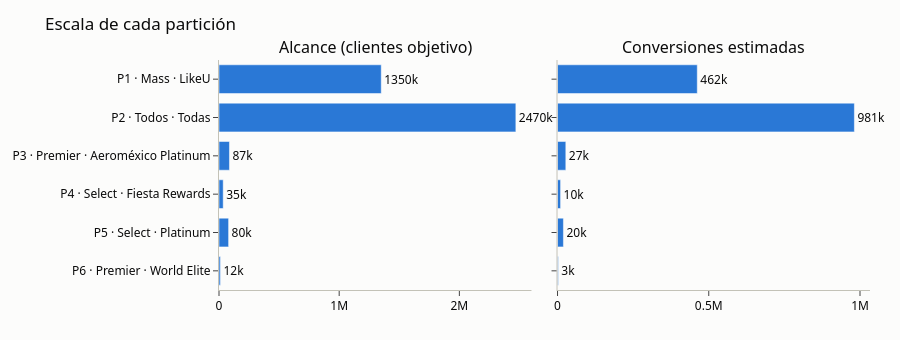

This figure's notebook cell:
### Code cell
fig = make_subplots(rows=1, cols=2, shared_yaxes=True, horizontal_spacing=0.04,
                    subplot_titles=["Alcance (clientes objetivo)", "Conversiones estimadas"])
for i, col in enumerate(["alcance", "conversiones_est"], start=1):
    fig.add_bar(y=r.etq, x=r[col], orientation="h", marker_color=PAL[0], showlegend=False,
                text=(r[col] / 1e3).round(0).astype(int).astype(str) + "k", textposition="outside", cliponaxis=False,
                hovertemplate="%{y}<br>%{x:,.0f}<extra></extra>", row=1, col=i)
fig.update_yaxes(autorange="reversed")
fig.update_layout(height=340, title="Escala de cada partición")
fig.show()

### Figure 1 — Plotly figure (JSON) as saved in the notebook; plotly's stock layout.template omitted (floating-point values rounded to 4 significant figures)
{"data": [{"cliponaxis": false, "hovertemplate": "%{y}<br>%{x:,.0f}<extra></extra>", "marker": {"color": "#2a78d6"}, "orientation": "h", "showlegend": false, "text": ["1350k", "2470k", "87k", "35k", "80k", "12k"], "textposition": "outside", "type": "bar", "x": [1350000.0, 2470000.0, 87000.0, 35000.0, 80000.0, 12000.0], "xaxis": "x", "y": ["P1 · Mass · LikeU", "P2 · Todos · Todas", "P3 · Premier · Aeroméxico Platinum", "P4 · Select · Fiesta Rewards", "P5 · Select · Platinum", "P6 · Premier · World Elite"], "yaxis": "y"}, {"cliponaxis": false, "hovertemplate": "%{y}<br>%{x:,.0f}<extra></extra>", "marker": {"color": "#2a78d6"}, "orientation": "h", "showlegend": false, "text": ["462k", "981k", "27k", "10k", "20k", "3k"], "textposition": "outside", "type": "bar", "x": [462000.0, 981400.0, 27450.0, 10150.0, 19520.0, 2640.0], "xaxis": "x2", "y": ["P1 · Mass · LikeU", "P2 · Todos · Todas", "P3 · Premier · Aeroméxico Platinum", "P4 · Select · Fiesta Rewards", "P5 · Select · Platinum", "P6 · Premier · World Elite"], "yaxis": "y2"}], "layout": {"annotations": [{"font": {"size": 16}, "showarrow": false, "text": "Alcance (clientes objetivo)", "x": 0.24, "xanchor": "center", "xref": "paper", "y": 1.0, "yanchor": "bottom", "yref": "paper"}, {"font": {"size": 16}, "showarrow": false, "text": "Conversiones estimadas", "x": 0.76, "xanchor": "center", "xref": "paper", "y": 1.0, "yanchor": "bottom", "yref": "paper"}], "height": 340, "title": {"text": "Escala de cada partición"}, "xaxis": {"anchor": "y", "domain": [0.0, 0.48]}, "xaxis2": {"anchor": "y2", "domain": [0.52, 1.0]}, "yaxis": {"anchor": "x", "autorange": "reversed", "domain": [0.0, 1.0]}, "yaxis2": {"anchor": "x2", "autorange": "reversed", "domain": [0.0, 1.0], "matches": "y", "showticklabels": false}}}
